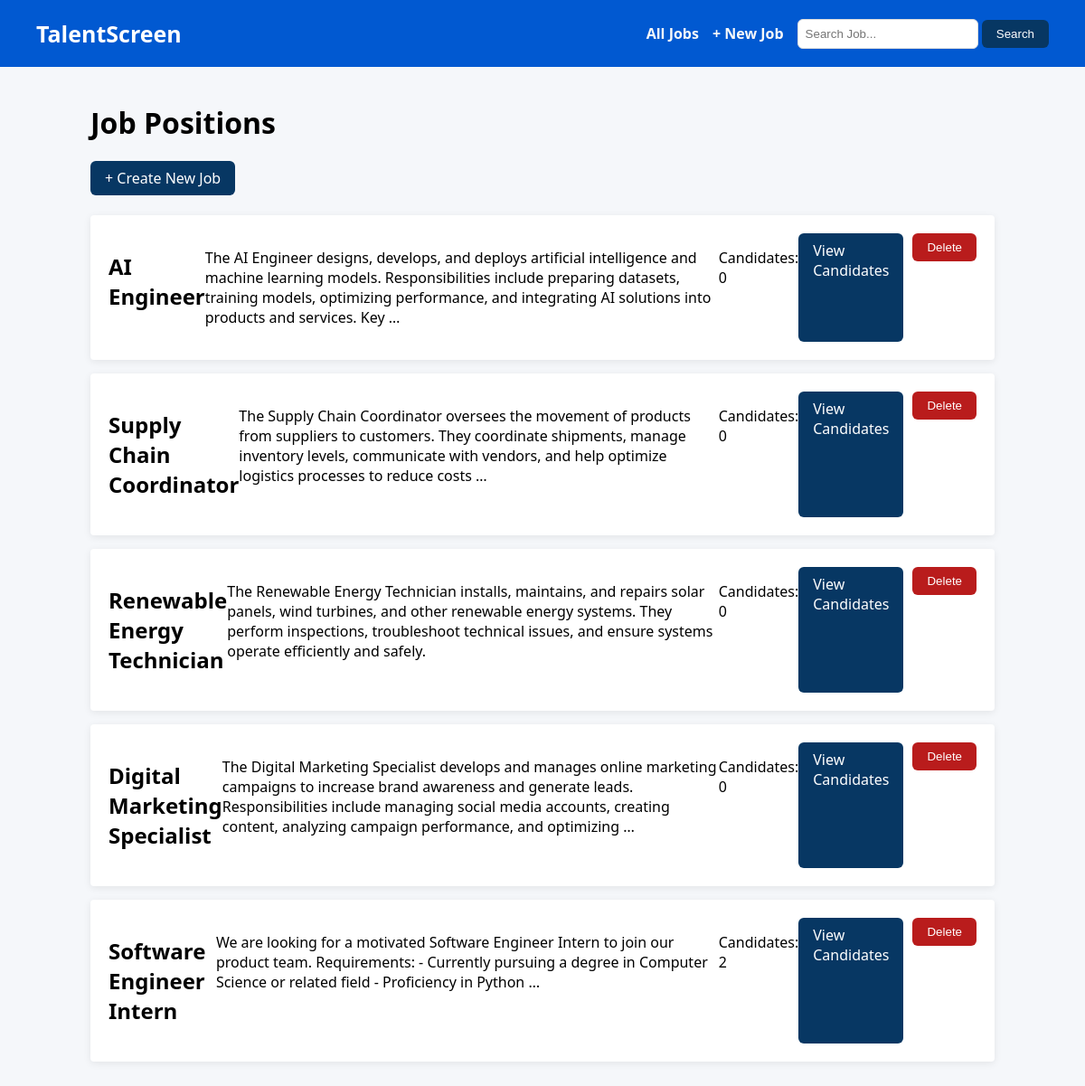
The app's page /, older data.
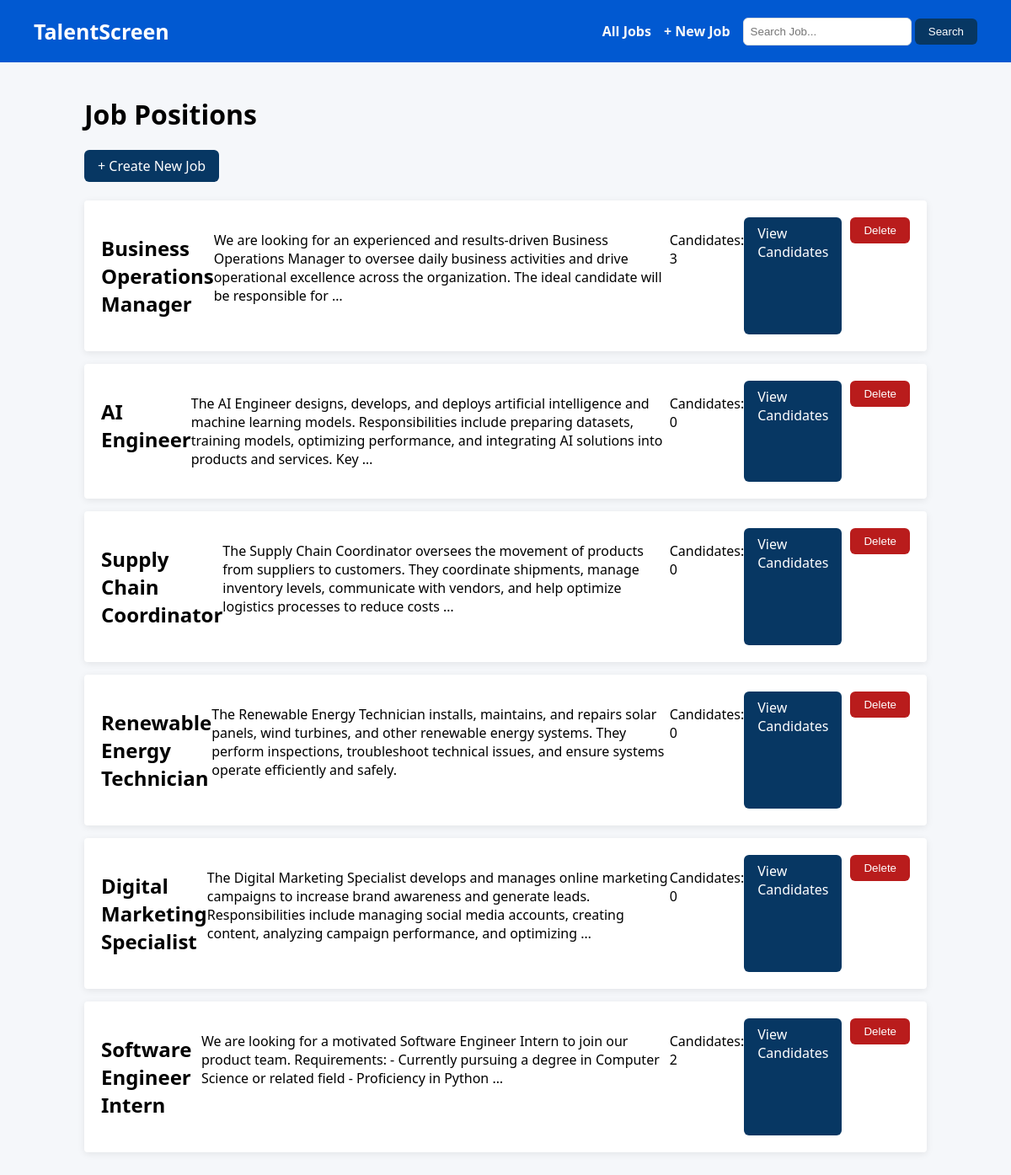
The same page, newer data.
### screener/models.py (models this page shows, shortened)
class Job(models.Model):
    title = models.CharField(max_length=200)
    description = models.TextField()
    created_at = models.DateTimeField(auto_now_add=True)

### screener/views.py (the view)
# urls.py: path('', views.job_list, name='job_list'),
def job_list(request):
    query = request.GET.get('q', '')
    if query:
        jobs = Job.objects.filter(title__icontains=query).order_by('-created_at')
    else:
        jobs = Job.objects.all().order_by('-created_at')
    return render(request, 'screener/job_list.html', {'jobs': jobs})

### screener/templates/screener/job_list.html (shortened to what this page needs)
{% extends 'screener/base.html' %}
{% block content %}
<div>
    <h1>Job Positions</h1>
    <a href="/job/create/" class="btn">+ Create New Job</a>
</div>
<br>
{% if jobs %}
    {% for job in jobs %}
        <div class="card" style="display: flex; flex: wrap; ">
            <h2>{{ job.title }}</h2>
            <p>{{ job.description|truncatewords:30 }}</p>
            <p>Candidates: {{ job.candidates.count }}</p>
            <a href="/job/{{ job.id }}/" class="btn">View Candidates</a>
            <form method="post" action="/job/{{ job.id }}/delete/"
                onsubmit="return confirm('Are you sure you want to delete this job and all its candidates?')">
                <button type="submit" style="background: #b91c1c; color: white; padding: 8px 16px; border: none; border-radius: 6px; cursor: pointer; margin-left: 10px;">Delete</button>
            </form>
        </div>
    {% endfor %}
{% else %}
    <p>No jobs created yet. Create your first job above.</p>
{% endif %}
{% endblock %}

Row changes from the older to the newer data that the page shows:
added Job: title "Business Operations Manager", description "We are looking for an experienced and results-driven Business Operations Manager to oversee daily business activities and drive operational excellence across the organization. The ideal candidate will be responsible for …", candidates.count "3"
